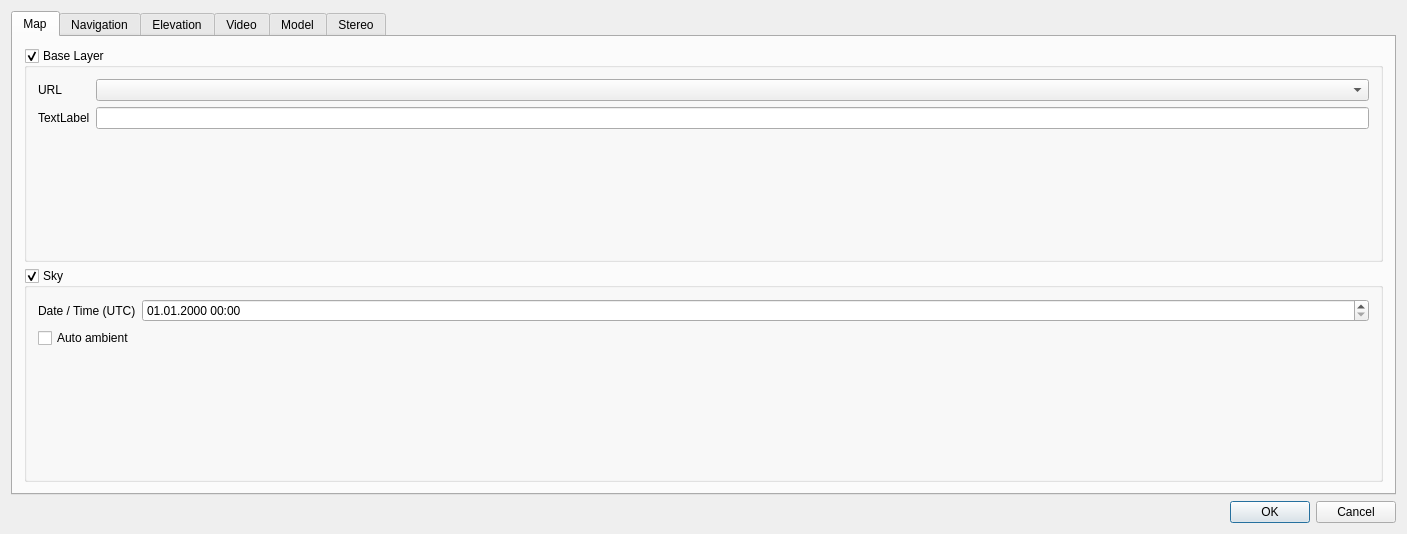
<?xml version="1.0" encoding="UTF-8"?>
<ui version="4.0">
 <class>QgsGlobePluginDialogGuiBase</class>
 <widget class="QDialog" name="QgsGlobePluginDialogGuiBase">
  <property name="enabled">
   <bool>true</bool>
  </property>
  <property name="geometry">
   <rect>
    <x>0</x>
    <y>0</y>
    <width>1407</width>
    <height>534</height>
   </rect>
  </property>
  <property name="sizePolicy">
   <sizepolicy hsizetype="Expanding" vsizetype="Expanding">
    <horstretch>0</horstretch>
    <verstretch>0</verstretch>
   </sizepolicy>
  </property>
  <property name="minimumSize">
   <size>
    <width>0</width>
    <height>0</height>
   </size>
  </property>
  <property name="windowTitle">
   <string>Globe Settings</string>
  </property>
  <property name="windowIcon">
   <iconset>
    <normaloff>../../.designer/backup</normaloff>../../.designer/backup</iconset>
  </property>
  <layout class="QGridLayout" name="gridLayout_3">
   <item row="2" column="0">
    <widget class="QDialogButtonBox" name="buttonBox">
     <property name="standardButtons">
      <set>QDialogButtonBox::Cancel|QDialogButtonBox::Ok</set>
     </property>
    </widget>
   </item>
   <item row="1" column="0">
    <widget class="QTabWidget" name="tabWidget">
     <property name="currentIndex">
      <number>0</number>
     </property>
     <widget class="QWidget" name="tab">
      <attribute name="title">
       <string>Map</string>
      </attribute>
      <layout class="QGridLayout" name="gridLayout_4">
       <item row="0" column="0">
        <widget class="QGroupBox" name="mBaseLayerGroupBox">
         <property name="title">
          <string>Base Layer</string>
         </property>
         <property name="checkable">
          <bool>true</bool>
         </property>
         <layout class="QFormLayout" name="formLayout_2">
          <property name="fieldGrowthPolicy">
           <enum>QFormLayout::AllNonFixedFieldsGrow</enum>
          </property>
          <item row="0" column="0">
           <widget class="QLabel" name="label">
            <property name="text">
             <string>URL</string>
            </property>
           </widget>
          </item>
          <item row="1" column="0">
           <widget class="QLabel" name="label_2">
            <property name="text">
             <string>TextLabel</string>
            </property>
           </widget>
          </item>
          <item row="0" column="1">
           <widget class="QComboBox" name="mBaseLayerComboBox"/>
          </item>
          <item row="1" column="1">
           <widget class="QLineEdit" name="mBaseLayerURL"/>
          </item>
         </layout>
        </widget>
       </item>
       <item row="1" column="0">
        <widget class="QGroupBox" name="mSkyGroupBox">
         <property name="title">
          <string>Sky</string>
         </property>
         <property name="checkable">
          <bool>true</bool>
         </property>
         <layout class="QFormLayout" name="formLayout_3">
          <item row="0" column="0">
           <widget class="QLabel" name="label_5">
            <property name="text">
             <string>Date / Time (UTC)</string>
            </property>
           </widget>
          </item>
          <item row="0" column="1">
           <widget class="QDateTimeEdit" name="mSkyDateTime">
            <property name="displayFormat">
             <string>dd.MM.yyyy HH:mm</string>
            </property>
           </widget>
          </item>
          <item row="2" column="0" colspan="2">
           <widget class="QCheckBox" name="mSkyAutoAmbient">
            <property name="text">
             <string>Auto ambient</string>
            </property>
           </widget>
          </item>
         </layout>
        </widget>
       </item>
      </layout>
     </widget>
     <widget class="QWidget" name="tab_2">
      <attribute name="title">
       <string>Navigation</string>
      </attribute>
      <layout class="QVBoxLayout" name="verticalLayout">
       <item>
        <widget class="QGroupBox" name="groupBox">
         <property name="title">
          <string>Scrolling</string>
         </property>
         <layout class="QGridLayout" name="gridLayout_9">
          <item row="2" column="1">
           <widget class="QSlider" name="mScrollSensitivitySlider">
            <property name="minimum">
             <number>10</number>
            </property>
            <property name="maximum">
             <number>50</number>
            </property>
            <property name="singleStep">
             <number>1</number>
            </property>
            <property name="value">
             <number>20</number>
            </property>
            <property name="orientation">
             <enum>Qt::Horizontal</enum>
            </property>
           </widget>
          </item>
          <item row="2" column="0">
           <widget class="QLabel" name="label_7">
            <property name="text">
             <string>Sensitivity:</string>
            </property>
           </widget>
          </item>
          <item row="1" column="0" colspan="2">
           <widget class="QCheckBox" name="mInvertScrollWheel">
            <property name="text">
             <string>Invert scroll wheel</string>
            </property>
           </widget>
          </item>
          <item row="4" column="0" colspan="2">
           <spacer name="verticalSpacer">
            <property name="orientation">
             <enum>Qt::Vertical</enum>
            </property>
            <property name="sizeHint" stdset="0">
             <size>
              <width>20</width>
              <height>40</height>
             </size>
            </property>
           </spacer>
          </item>
         </layout>
        </widget>
       </item>
      </layout>
     </widget>
     <widget class="QWidget" name="elevation">
      <attribute name="title">
       <string>Elevation</string>
      </attribute>
      <layout class="QGridLayout" name="gridLayout_7">
       <item row="6" column="1">
        <widget class="QDoubleSpinBox" name="mTxtVerticalScale">
         <property name="singleStep">
          <double>0.100000000000000</double>
         </property>
         <property name="value">
          <double>1.000000000000000</double>
         </property>
        </widget>
       </item>
       <item row="6" column="0">
        <widget class="QLabel" name="label_6">
         <property name="text">
          <string>Vertical Scale</string>
         </property>
        </widget>
       </item>
       <item row="4" column="0" colspan="2">
        <layout class="QHBoxLayout" name="horizontalLayout_2">
         <item>
          <widget class="QPushButton" name="elevationUp">
           <property name="text">
            <string>Up</string>
           </property>
          </widget>
         </item>
         <item>
          <widget class="QPushButton" name="elevationDown">
           <property name="text">
            <string>Down</string>
           </property>
          </widget>
         </item>
         <item>
          <spacer name="horizontalSpacer">
           <property name="orientation">
            <enum>Qt::Horizontal</enum>
           </property>
           <property name="sizeHint" stdset="0">
            <size>
             <width>40</width>
             <height>20</height>
            </size>
           </property>
          </spacer>
         </item>
         <item>
          <widget class="QPushButton" name="elevationAdd">
           <property name="text">
            <string>Add</string>
           </property>
          </widget>
         </item>
         <item>
          <widget class="QPushButton" name="elevationRemove">
           <property name="text">
            <string>Remove</string>
           </property>
          </widget>
         </item>
        </layout>
       </item>
       <item row="3" column="0" colspan="2">
        <layout class="QHBoxLayout" name="horizontalLayout_5">
         <property name="sizeConstraint">
          <enum>QLayout::SetDefaultConstraint</enum>
         </property>
         <item>
          <widget class="QLabel" name="label_13">
           <property name="text">
            <string>URL/File</string>
           </property>
           <property name="buddy">
            <cstring>elevationPath</cstring>
           </property>
          </widget>
         </item>
         <item>
          <widget class="QLineEdit" name="elevationPath">
           <property name="sizePolicy">
            <sizepolicy hsizetype="Expanding" vsizetype="Fixed">
             <horstretch>0</horstretch>
             <verstretch>0</verstretch>
            </sizepolicy>
           </property>
           <property name="text">
            <string/>
           </property>
          </widget>
         </item>
         <item>
          <widget class="QStackedWidget" name="elevationActions">
           <property name="sizePolicy">
            <sizepolicy hsizetype="Fixed" vsizetype="Fixed">
             <horstretch>0</horstretch>
             <verstretch>0</verstretch>
            </sizepolicy>
           </property>
           <property name="currentIndex">
            <number>0</number>
           </property>
           <widget class="QWidget" name="elevationIsLocal">
            <layout class="QGridLayout" name="gridLayout_5">
             <item row="0" column="0">
              <widget class="QPushButton" name="elevationBrowse">
               <property name="enabled">
                <bool>true</bool>
               </property>
               <property name="sizePolicy">
                <sizepolicy hsizetype="Fixed" vsizetype="Fixed">
                 <horstretch>0</horstretch>
                 <verstretch>0</verstretch>
                </sizepolicy>
               </property>
               <property name="maximumSize">
                <size>
                 <width>27</width>
                 <height>16777215</height>
                </size>
               </property>
               <property name="text">
                <string>...</string>
               </property>
              </widget>
             </item>
            </layout>
           </widget>
           <widget class="QWidget" name="elevationIsRemote">
            <layout class="QGridLayout" name="gridLayout_6"/>
           </widget>
          </widget>
         </item>
        </layout>
       </item>
       <item row="5" column="0" colspan="2">
        <widget class="QTableWidget" name="elevationDatasourcesWidget">
         <property name="acceptDrops">
          <bool>true</bool>
         </property>
         <property name="editTriggers">
          <set>QAbstractItemView::NoEditTriggers</set>
         </property>
         <property name="tabKeyNavigation">
          <bool>false</bool>
         </property>
         <property name="showDropIndicator" stdset="0">
          <bool>false</bool>
         </property>
         <property name="dragEnabled">
          <bool>false</bool>
         </property>
         <property name="dragDropOverwriteMode">
          <bool>false</bool>
         </property>
         <property name="dragDropMode">
          <enum>QAbstractItemView::NoDragDrop</enum>
         </property>
         <property name="defaultDropAction">
          <enum>Qt::IgnoreAction</enum>
         </property>
         <property name="alternatingRowColors">
          <bool>true</bool>
         </property>
         <property name="selectionMode">
          <enum>QAbstractItemView::SingleSelection</enum>
         </property>
         <property name="selectionBehavior">
          <enum>QAbstractItemView::SelectRows</enum>
         </property>
         <property name="showGrid">
          <bool>true</bool>
         </property>
         <property name="gridStyle">
          <enum>Qt::SolidLine</enum>
         </property>
         <property name="sortingEnabled">
          <bool>true</bool>
         </property>
         <property name="rowCount">
          <number>0</number>
         </property>
         <attribute name="horizontalHeaderCascadingSectionResizes">
          <bool>true</bool>
         </attribute>
         <attribute name="horizontalHeaderDefaultSectionSize">
          <number>100</number>
         </attribute>
         <attribute name="horizontalHeaderHighlightSections">
          <bool>false</bool>
         </attribute>
         <attribute name="horizontalHeaderShowSortIndicator" stdset="0">
          <bool>true</bool>
         </attribute>
         <attribute name="horizontalHeaderStretchLastSection">
          <bool>true</bool>
         </attribute>
         <attribute name="verticalHeaderVisible">
          <bool>false</bool>
         </attribute>
         <column>
          <property name="text">
           <string>Type</string>
          </property>
          <property name="font">
           <font>
            <weight>75</weight>
            <bold>true</bold>
           </font>
          </property>
         </column>
         <column>
          <property name="text">
           <string>Cache</string>
          </property>
          <property name="font">
           <font>
            <weight>75</weight>
            <bold>true</bold>
           </font>
          </property>
         </column>
         <column>
          <property name="text">
           <string>Path</string>
          </property>
          <property name="font">
           <font>
            <weight>75</weight>
            <bold>true</bold>
           </font>
          </property>
         </column>
        </widget>
       </item>
       <item row="1" column="0">
        <widget class="QLabel" name="label_10">
         <property name="text">
          <string>Type</string>
         </property>
         <property name="buddy">
          <cstring>elevationCombo</cstring>
         </property>
        </widget>
       </item>
       <item row="1" column="1">
        <widget class="QComboBox" name="elevationCombo">
         <property name="sizePolicy">
          <sizepolicy hsizetype="MinimumExpanding" vsizetype="Fixed">
           <horstretch>0</horstretch>
           <verstretch>0</verstretch>
          </sizepolicy>
         </property>
         <item>
          <property name="text">
           <string>Raster</string>
          </property>
         </item>
         <item>
          <property name="text">
           <string>TMS</string>
          </property>
         </item>
        </widget>
       </item>
      </layout>
     </widget>
     <widget class="QWidget" name="video">
      <attribute name="title">
       <string>Video</string>
      </attribute>
      <layout class="QGridLayout" name="gridLayout_8">
       <item row="0" column="0">
        <widget class="QGroupBox" name="mAntiAliasingGroupBox">
         <property name="sizePolicy">
          <sizepolicy hsizetype="Preferred" vsizetype="MinimumExpanding">
           <horstretch>0</horstretch>
           <verstretch>0</verstretch>
          </sizepolicy>
         </property>
         <property name="title">
          <string>Anti Aliasing</string>
         </property>
         <property name="checkable">
          <bool>true</bool>
         </property>
         <property name="checked">
          <bool>true</bool>
         </property>
         <layout class="QFormLayout" name="formLayout">
          <property name="fieldGrowthPolicy">
           <enum>QFormLayout::AllNonFixedFieldsGrow</enum>
          </property>
          <item row="0" column="0">
           <widget class="QLabel" name="label_3">
            <property name="text">
             <string>Samples</string>
            </property>
           </widget>
          </item>
          <item row="0" column="1">
           <widget class="QLineEdit" name="mAANumSamples">
            <property name="placeholderText">
             <string>[Leave empty for maximum]</string>
            </property>
           </widget>
          </item>
         </layout>
        </widget>
       </item>
       <item row="1" column="0">
        <widget class="QLabel" name="label_4">
         <property name="text">
          <string>&lt;i&gt;Changing video settings requires a restart of the globe plugin&lt;/i&gt;</string>
         </property>
        </widget>
       </item>
      </layout>
     </widget>
     <widget class="QWidget" name="model">
      <attribute name="title">
       <string>Model</string>
      </attribute>
      <layout class="QGridLayout" name="gridLayout_2">
       <item row="0" column="0">
        <widget class="QLabel" name="label_11">
         <property name="text">
          <string>Point Layer</string>
         </property>
         <property name="buddy">
          <cstring>modelLayerCombo</cstring>
         </property>
        </widget>
       </item>
       <item row="1" column="0">
        <widget class="QLabel" name="label_14">
         <property name="text">
          <string>3D Model</string>
         </property>
         <property name="buddy">
          <cstring>modelPathLineEdit</cstring>
         </property>
        </widget>
       </item>
       <item row="1" column="3">
        <widget class="QLineEdit" name="modelPathLineEdit">
         <property name="sizePolicy">
          <sizepolicy hsizetype="Expanding" vsizetype="Fixed">
           <horstretch>0</horstretch>
           <verstretch>0</verstretch>
          </sizepolicy>
         </property>
         <property name="text">
          <string/>
         </property>
        </widget>
       </item>
       <item row="1" column="4">
        <widget class="QPushButton" name="modelBrowse">
         <property name="enabled">
          <bool>true</bool>
         </property>
         <property name="sizePolicy">
          <sizepolicy hsizetype="Fixed" vsizetype="Fixed">
           <horstretch>0</horstretch>
           <verstretch>0</verstretch>
          </sizepolicy>
         </property>
         <property name="maximumSize">
          <size>
           <width>27</width>
           <height>16777215</height>
          </size>
         </property>
         <property name="text">
          <string>...</string>
         </property>
        </widget>
       </item>
       <item row="0" column="3">
        <widget class="QComboBox" name="modelLayerCombo">
         <property name="sizePolicy">
          <sizepolicy hsizetype="MinimumExpanding" vsizetype="Fixed">
           <horstretch>0</horstretch>
           <verstretch>0</verstretch>
          </sizepolicy>
         </property>
        </widget>
       </item>
      </layout>
     </widget>
     <widget class="QWidget" name="stereo">
      <attribute name="title">
       <string>Stereo</string>
      </attribute>
      <layout class="QGridLayout" name="gridLayout">
       <item row="0" column="0">
        <widget class="QLabel" name="comboStereoModeLabel">
         <property name="text">
          <string>Stereo Mode</string>
         </property>
        </widget>
       </item>
       <item row="4" column="0">
        <widget class="QLabel" name="screenDistanceLabel">
         <property name="text">
          <string>Screen distance (m)</string>
         </property>
         <property name="buddy">
          <cstring>screenDistance</cstring>
         </property>
        </widget>
       </item>
       <item row="4" column="2">
        <widget class="QDoubleSpinBox" name="screenDistance">
         <property name="accelerated">
          <bool>true</bool>
         </property>
         <property name="decimals">
          <number>3</number>
         </property>
         <property name="singleStep">
          <double>0.100000000000000</double>
         </property>
        </widget>
       </item>
       <item row="7" column="0">
        <widget class="QLabel" name="screenWidthLabel">
         <property name="text">
          <string>Screen width (m)</string>
         </property>
        </widget>
       </item>
       <item row="7" column="2">
        <widget class="QDoubleSpinBox" name="screenWidth">
         <property name="accelerated">
          <bool>true</bool>
         </property>
         <property name="decimals">
          <number>3</number>
         </property>
         <property name="singleStep">
          <double>0.010000000000000</double>
         </property>
        </widget>
       </item>
       <item row="10" column="0" colspan="2">
        <widget class="QLabel" name="splitStereoHorizontalSeparationLabel">
         <property name="text">
          <string>Split stereo horizontal separation (px)</string>
         </property>
        </widget>
       </item>
       <item row="13" column="0" colspan="2">
        <widget class="QLabel" name="splitStereoVerticalSeparationLabel">
         <property name="text">
          <string>Split stereo vertical separation (px)</string>
         </property>
        </widget>
       </item>
       <item row="15" column="0" colspan="2">
        <widget class="QLabel" name="splitStereoVerticalEyeMappingLabel">
         <property name="text">
          <string>Split stereo vertical eye mapping</string>
         </property>
        </widget>
       </item>
       <item row="15" column="2">
        <widget class="QComboBox" name="splitStereoVerticalEyeMapping">
         <property name="enabled">
          <bool>true</bool>
         </property>
         <item>
          <property name="text">
           <string notr="true">LEFT_EYE_TOP_VIEWPORT</string>
          </property>
         </item>
         <item>
          <property name="text">
           <string notr="true">LEFT_EYE_BOTTOM_VIEWPORT</string>
          </property>
         </item>
        </widget>
       </item>
       <item row="8" column="2">
        <widget class="QDoubleSpinBox" name="screenHeight">
         <property name="accelerated">
          <bool>true</bool>
         </property>
         <property name="decimals">
          <number>3</number>
         </property>
         <property name="singleStep">
          <double>0.010000000000000</double>
         </property>
        </widget>
       </item>
       <item row="8" column="0">
        <widget class="QLabel" name="screenHeightLabel">
         <property name="text">
          <string>Screen height (m)</string>
         </property>
        </widget>
       </item>
       <item row="13" column="2">
        <widget class="QSpinBox" name="splitStereoVerticalSeparation">
         <property name="accelerated">
          <bool>true</bool>
         </property>
        </widget>
       </item>
       <item row="10" column="2">
        <widget class="QSpinBox" name="splitStereoHorizontalSeparation">
         <property name="enabled">
          <bool>true</bool>
         </property>
         <property name="accelerated">
          <bool>true</bool>
         </property>
        </widget>
       </item>
       <item row="0" column="2">
        <widget class="QComboBox" name="comboStereoMode">
         <item>
          <property name="text">
           <string notr="true">OFF</string>
          </property>
         </item>
         <item>
          <property name="text">
           <string notr="true">ANAGLYPHIC</string>
          </property>
         </item>
         <item>
          <property name="text">
           <string notr="true">QUAD_BUFFER</string>
          </property>
         </item>
         <item>
          <property name="text">
           <string notr="true">HORIZONTAL_SPLIT</string>
          </property>
         </item>
         <item>
          <property name="text">
           <string notr="true">VERTICAL_SPLIT</string>
          </property>
         </item>
        </widget>
       </item>
       <item row="2" column="0">
        <widget class="QLabel" name="eyeSeparationLabel">
         <property name="text">
          <string>Eye separation (m)</string>
         </property>
        </widget>
       </item>
       <item row="2" column="2">
        <widget class="QDoubleSpinBox" name="eyeSeparation">
         <property name="readOnly">
          <bool>false</bool>
         </property>
         <property name="buttonSymbols">
          <enum>QAbstractSpinBox::UpDownArrows</enum>
         </property>
         <property name="accelerated">
          <bool>true</bool>
         </property>
         <property name="decimals">
          <number>3</number>
         </property>
         <property name="maximum">
          <double>10.000000000000000</double>
         </property>
         <property name="singleStep">
          <double>0.001000000000000</double>
         </property>
        </widget>
       </item>
       <item row="16" column="2">
        <widget class="QPushButton" name="resetStereoDefaults">
         <property name="text">
          <string>Reset to defaults</string>
         </property>
        </widget>
       </item>
       <item row="11" column="0">
        <widget class="QLabel" name="splitStereoHorizontalEyeMappingLabel">
         <property name="text">
          <string>Split stereo horizontal eye mapping</string>
         </property>
        </widget>
       </item>
       <item row="11" column="2">
        <widget class="QComboBox" name="splitStereoHorizontalEyeMapping">
         <item>
          <property name="text">
           <string notr="true">LEFT_EYE_LEFT_VIEWPORT</string>
          </property>
         </item>
         <item>
          <property name="text">
           <string notr="true">LEFT_EYE_RIGHT_VIEWPORT</string>
          </property>
         </item>
        </widget>
       </item>
      </layout>
     </widget>
    </widget>
   </item>
  </layout>
 </widget>
 <layoutdefault spacing="6" margin="11"/>
 <tabstops>
  <tabstop>comboStereoMode</tabstop>
  <tabstop>eyeSeparation</tabstop>
  <tabstop>screenDistance</tabstop>
  <tabstop>screenWidth</tabstop>
  <tabstop>screenHeight</tabstop>
  <tabstop>splitStereoHorizontalSeparation</tabstop>
  <tabstop>splitStereoHorizontalEyeMapping</tabstop>
  <tabstop>splitStereoVerticalSeparation</tabstop>
  <tabstop>splitStereoVerticalEyeMapping</tabstop>
  <tabstop>resetStereoDefaults</tabstop>
  <tabstop>buttonBox</tabstop>
 </tabstops>
 <resources/>
 <connections>
  <connection>
   <sender>buttonBox</sender>
   <signal>accepted()</signal>
   <receiver>QgsGlobePluginDialogGuiBase</receiver>
   <slot>accept()</slot>
   <hints>
    <hint type="sourcelabel">
     <x>446</x>
     <y>529</y>
    </hint>
    <hint type="destinationlabel">
     <x>481</x>
     <y>297</y>
    </hint>
   </hints>
  </connection>
  <connection>
   <sender>buttonBox</sender>
   <signal>rejected()</signal>
   <receiver>QgsGlobePluginDialogGuiBase</receiver>
   <slot>reject()</slot>
   <hints>
    <hint type="sourcelabel">
     <x>387</x>
     <y>529</y>
    </hint>
    <hint type="destinationlabel">
     <x>281</x>
     <y>339</y>
    </hint>
   </hints>
  </connection>
 </connections>
</ui>
